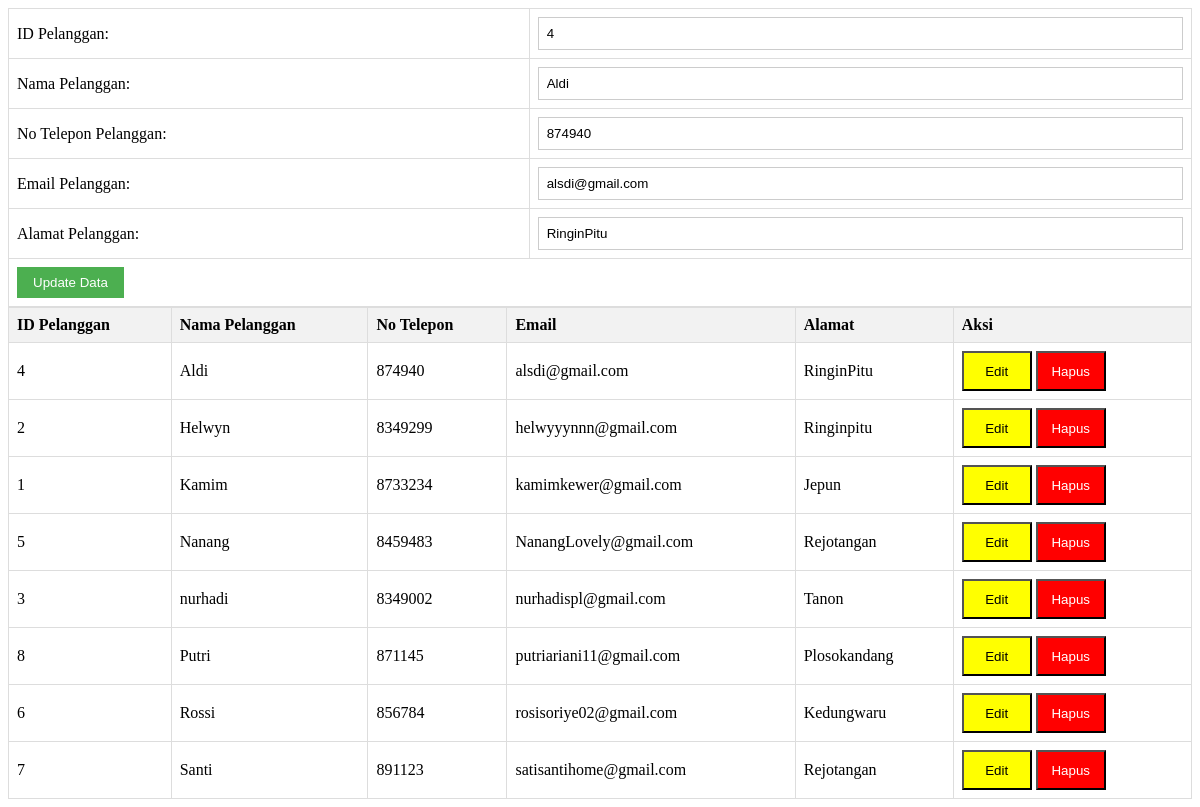
/CRUDpelanggan.php?edit=4, run on the app's committed database.
### tables this page shows
CREATE TABLE `pelanggan` (
  `ID_Pelanggan` varchar(4) NOT NULL,
  `Nama_Pelanggan` varchar(50) DEFAULT NULL,
  `No_Hp_Pelanggan` int(16) DEFAULT NULL,
  `Email_Pelanggan` varchar(35) DEFAULT NULL,
  `Alamat_Pelanggan` varchar(100) DEFAULT NULL
);

### CRUDpelanggan.php (the view, shortened to what this page needs)
<!DOCTYPE html>
<html>
<head>
</head>
<body>
<?php
include "koneksi.php";
$id_pelanggan = '';
$nama_pelanggan = '';
$no_hp_pelanggan = '';
$email_pelanggan = '';
$alamat_pelanggan = '';
if (isset($_GET['edit'])) {
    $id_pelanggan = $_GET['edit'];
    $sql = "SELECT * FROM pelanggan WHERE ID_Pelanggan='$id_pelanggan'";
    $result = $koneksi->query($sql);
    if ($result->num_rows > 0) {
        $data = $result->fetch_assoc();
        $nama_pelanggan = $data['Nama_Pelanggan'];
        $no_hp_pelanggan = $data['No_Hp_Pelanggan'];
        $email_pelanggan = $data['Email_Pelanggan'];
        $alamat_pelanggan = $data['Alamat_Pelanggan'];
    }
}
?>
<form action="" method="POST">
    <table>
        <tr>
            <td><label for="id_pelanggan">ID Pelanggan:</label></td>
            <td><input type="text" name="id_pelanggan" value="<?php echo htmlspecialchars($id_pelanggan); ?>" required></td>
        </tr>
        <tr>
            <td><label for="nama_pelanggan">Nama Pelanggan:</label></td>
            <td><input type="text" name="nama_pelanggan" value="<?php echo htmlspecialchars($nama_pelanggan); ?>" required></td>
        </tr>
        <tr>
            <td><label for="no_hp_pelanggan">No Telepon Pelanggan:</label></td>
            <td><input type="text" name="no_hp_pelanggan" value="<?php echo htmlspecialchars($no_hp_pelanggan); ?>" required></td>
        </tr>
        <tr>
            <td><label for="email_pelanggan">Email Pelanggan:</label></td>
            <td><input type="text" name="email_pelanggan" value="<?php echo htmlspecialchars($email_pelanggan); ?>" required></td>
        </tr>
        <tr>
            <td><label for="alamat_pelanggan">Alamat Pelanggan:</label></td>
            <td><input type="text" name="alamat_pelanggan" value="<?php echo htmlspecialchars($alamat_pelanggan); ?>" required></td>
        </tr>
        <tr>
            <td colspan="2">
                <?php if ($id_pelanggan != ''): ?>
                    <input type="submit" value="Update Data">
                <?php else: ?>
                    <input type="submit" value="Simpan Data">
                <?php endif; ?>
            </td>
        </tr>
    </table>
</form>
<table>
    <tr>
        <th>ID Pelanggan</th>
        <th>Nama Pelanggan</th>
        <th>No Telepon</th>
        <th>Email</th>
        <th>Alamat</th>
        <th>Aksi</th>
    </tr>
    <?php
    $sql = "SELECT * FROM pelanggan ORDER BY Nama_Pelanggan ASC";
    $result = $koneksi->query($sql);
    if ($result->num_rows > 0) {
        while ($tampil = $result->fetch_assoc()) {
            echo "
            <tr>
                <td>" . htmlspecialchars($tampil['ID_Pelanggan']) . "</td>
                <td>" . htmlspecialchars($tampil['Nama_Pelanggan']) . "</td>
                <td>" . htmlspecialchars($tampil['No_Hp_Pelanggan']) . "</td>
                <td>" . htmlspecialchars($tampil['Email_Pelanggan']) . "</td>
                <td>" . htmlspecialchars($tampil['Alamat_Pelanggan']) . "</td>
                <td class='aksi'>
                    <button class='edit' onclick='window.location.href=\"?edit=" . urlencode($tampil['ID_Pelanggan']) . "\"'>Edit</button>
                    <button class='hapus' onclick='if (confirm(\"Yakin ingin menghapus?\")) window.location.href=\"?delete=" . urlencode($tampil['ID_Pelanggan']) . "\"'>Hapus</button>
                </td>
            </tr>
            ";
        }
    } else {
        echo "<tr><td colspan='6'>Tidak ada data Pelanggan</td></tr>";
    }
    ?>
</table>
</body>
</html>

### CRUDpelanggan.php (style rules this page uses)
.aksi button.edit { background-color: #FFFF00; color: #000000; width: 70px; height: 40px; }
.aksi button.hapus { background-color: #FF0000; color: #FFFFFF; width: 70px; height: 40px; }
table { border-collapse: collapse; width: 100%; }
th, td { text-align: left; padding: 8px; border: 1px solid #ddd; }
th { background-color: #f2f2f2; }
input[type="text"] { width: 100%; padding: 8px; border: 1px solid #ccc; box-sizing: border-box; }
input[type="submit"] { padding: 8px 16px; background-color: #4CAF50; color: white; border: none; cursor: pointer; }

### data on the page
pelanggan: nama_pelanggan "Aldi", no_hp_pelanggan "874940", email_pelanggan "alsdi@gmail.com", alamat_pelanggan "RinginPitu", ID_Pelanggan "4", Nama_Pelanggan "Aldi", No_Hp_Pelanggan "874940", Email_Pelanggan "alsdi@gmail.com", Alamat_Pelanggan "RinginPitu"
pelanggan: ID_Pelanggan "2", Nama_Pelanggan "Helwyn", No_Hp_Pelanggan "8349299", Email_Pelanggan "helwyyynnn@gmail.com", Alamat_Pelanggan "Ringinpitu"
pelanggan: ID_Pelanggan "1", Nama_Pelanggan "Kamim", No_Hp_Pelanggan "8733234", Email_Pelanggan "kamimkewer@gmail.com", Alamat_Pelanggan "Jepun"
pelanggan: ID_Pelanggan "5", Nama_Pelanggan "Nanang", No_Hp_Pelanggan "8459483", Email_Pelanggan "NanangLovely@gmail.com", Alamat_Pelanggan "Rejotangan"
pelanggan: ID_Pelanggan "3", Nama_Pelanggan "nurhadi", No_Hp_Pelanggan "8349002", Email_Pelanggan "nurhadispl@gmail.com", Alamat_Pelanggan "Tanon"
pelanggan: ID_Pelanggan "8", Nama_Pelanggan "Putri", No_Hp_Pelanggan "871145", Email_Pelanggan "putriariani11@gmail.com", Alamat_Pelanggan "Plosokandang"
pelanggan: ID_Pelanggan "6", Nama_Pelanggan "Rossi", No_Hp_Pelanggan "856784", Email_Pelanggan "rosisoriye02@gmail.com", Alamat_Pelanggan "Kedungwaru"
pelanggan: ID_Pelanggan "7", Nama_Pelanggan "Santi", No_Hp_Pelanggan "891123", Email_Pelanggan "satisantihome@gmail.com", Alamat_Pelanggan "Rejotangan"
